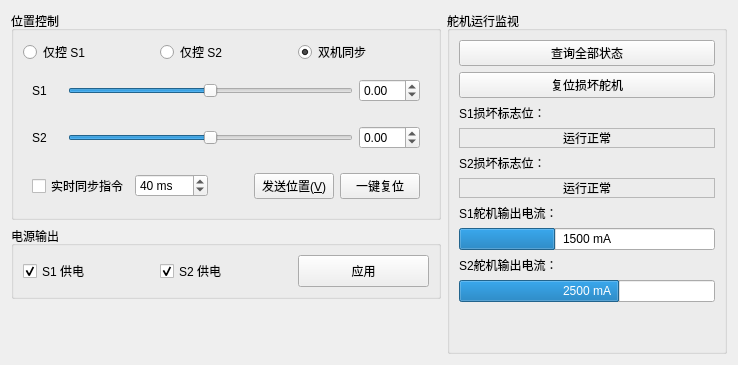
        <widget class="QWidget" name="tab_Servo">
         <attribute name="title">
          <string>舵机综合管理</string>
         </attribute>
         <layout class="QHBoxLayout" name="horizontalLayout_Servo_Main">
          <item>
           <layout class="QVBoxLayout" name="verticalLayout_Servo_Ctrl">
            <item>
             <widget class="QGroupBox" name="grp_Servo_Pos">
              <property name="title">
               <string>位置控制</string>
              </property>
              <layout class="QVBoxLayout" name="verticalLayout_SPos">
               <item>
                <layout class="QHBoxLayout" name="layout_ServoMode">
                 <item>
                  <widget class="QRadioButton" name="radio_S1_Only">
                   <property name="text">
                    <string>仅控 S1</string>
                   </property>
                   <property name="checked">
                    <bool>false</bool>
                   </property>
                  </widget>
                 </item>
                 <item>
                  <widget class="QRadioButton" name="radio_S2_Only">
                   <property name="text">
                    <string>仅控 S2</string>
                   </property>
                  </widget>
                 </item>
                 <item>
                  <widget class="QRadioButton" name="radio_Dual_Sync">
                   <property name="text">
                    <string>双机同步</string>
                   </property>
                   <property name="checked">
                    <bool>true</bool>
                   </property>
                  </widget>
                 </item>
                </layout>
               </item>
               <item>
                <widget class="QFrame" name="frame_S1">
                 <property name="frameShape">
                  <enum>QFrame::Shape::NoFrame</enum>
                 </property>
                 <layout class="QHBoxLayout" name="horizontalLayout_S1">
                  <item>
                   <widget class="QLabel" name="lbl_S1">
                    <property name="minimumSize">
                     <size>
                      <width>30</width>
                      <height>0</height>
                     </size>
                    </property>
                    <property name="text">
                     <string>S1</string>
                    </property>
                   </widget>
                  </item>
                  <item>
                   <widget class="QSlider" name="slider_S1">
                    <property name="minimum">
                     <number>-900</number>
                    </property>
                    <property name="maximum">
                     <number>900</number>
                    </property>
                    <property name="orientation">
                     <enum>Qt::Orientation::Horizontal</enum>
                    </property>
                   </widget>
                  </item>
                  <item>
                   <widget class="QDoubleSpinBox" name="spin_S1">
                    <property name="minimum">
                     <double>-90.000000000000000</double>
                    </property>
                    <property name="maximum">
                     <double>90.000000000000000</double>
                    </property>
                   </widget>
                  </item>
                 </layout>
                </widget>
               </item>
               <item>
                <widget class="QFrame" name="frame_S2">
                 <property name="frameShape">
                  <enum>QFrame::Shape::NoFrame</enum>
                 </property>
                 <layout class="QHBoxLayout" name="horizontalLayout_S2">
                  <item>
                   <widget class="QLabel" name="lbl_S2">
                    <property name="minimumSize">
                     <size>
                      <width>30</width>
                      <height>0</height>
                     </size>
                    </property>
                    <property name="text">
                     <string>S2</string>
                    </property>
                   </widget>
                  </item>
                  <item>
                   <widget class="QSlider" name="slider_S2">
                    <property name="minimum">
                     <number>-900</number>
                    </property>
                    <property name="maximum">
                     <number>900</number>
                    </property>
                    <property name="orientation">
                     <enum>Qt::Orientation::Horizontal</enum>
                    </property>
                   </widget>
                  </item>
                  <item>
                   <widget class="QDoubleSpinBox" name="spin_S2">
                    <property name="minimum">
                     <double>-90.000000000000000</double>
                    </property>
                    <property name="maximum">
                     <double>90.000000000000000</double>
                    </property>
                   </widget>
                  </item>
                 </layout>
                </widget>
               </item>
               <item>
                <widget class="QFrame" name="frame_Servo_Act">
                 <property name="frameShape">
                  <enum>QFrame::Shape::NoFrame</enum>
                 </property>
                 <layout class="QHBoxLayout" name="horizontalLayout_Servo_Act">
                  <item>
                   <widget class="QCheckBox" name="chk_Sync_Servo">
                    <property name="text">
                     <string>实时同步指令</string>
                    </property>
                   </widget>
                  </item>
                  <item>
                   <widget class="QSpinBox" name="spin_Sync_Servo_Ms">
                    <property name="suffix">
                     <string> ms</string>
                    </property>
                    <property name="minimum">
                     <number>20</number>
                    </property>
                    <property name="maximum">
                     <number>1000</number>
                    </property>
                    <property name="value">
                     <number>40</number>
                    </property>
                   </widget>
                  </item>
                  <item>
                   <spacer name="horizontalSpacer_Servo">
                    <property name="orientation">
                     <enum>Qt::Orientation::Horizontal</enum>
                    </property>
                    <property name="sizeHint" stdset="0">
                     <size>
                      <width>40</width>
                      <height>20</height>
                     </size>
                    </property>
                   </spacer>
                  </item>
                  <item>
                   <widget class="QPushButton" name="btn_SendServo">
                    <property name="text">
                     <string>发送位置(&amp;V)</string>
                    </property>
                   </widget>
                  </item>
                  <item>
                   <widget class="QPushButton" name="btn_ServoQuickReset">
                    <property name="text">
                     <string>一键复位</string>
                    </property>
                   </widget>
                  </item>
                 </layout>
                </widget>
               </item>
              </layout>
             </widget>
            </item>
            <item>
             <widget class="QGroupBox" name="grp_Servo_Power">
              <property name="title">
               <string>电源输出</string>
              </property>
              <layout class="QHBoxLayout" name="horizontalLayout_SPower">
               <item>
                <widget class="QCheckBox" name="chk_S1_Pwr">
                 <property name="text">
                  <string>S1 供电</string>
                 </property>
                 <property name="checked">
                  <bool>true</bool>
                 </property>
                </widget>
               </item>
               <item>
                <widget class="QCheckBox" name="chk_S2_Pwr">
                 <property name="text">
                  <string>S2 供电</string>
                 </property>
                 <property name="checked">
                  <bool>true</bool>
                 </property>
                </widget>
               </item>
               <item>
                <widget class="QPushButton" name="btn_SetServoPower">
                 <property name="minimumSize">
                  <size>
                   <width>0</width>
                   <height>32</height>
                  </size>
                 </property>
                 <property name="text">
                  <string>应用</string>
                 </property>
                </widget>
               </item>
              </layout>
             </widget>
            </item>
            <item>
             <spacer name="verticalSpacer_ServoLeft">
              <property name="orientation">
               <enum>Qt::Orientation::Vertical</enum>
              </property>
              <property name="sizeHint" stdset="0">
               <size>
                <width>20</width>
                <height>40</height>
               </size>
              </property>
             </spacer>
            </item>
           </layout>
          </item>
          <item>
           <widget class="QGroupBox" name="grp_Servo_Status">
            <property name="minimumSize">
             <size>
              <width>280</width>
              <height>0</height>
             </size>
            </property>
            <property name="title">
             <string>舵机运行监视</string>
            </property>
            <layout class="QVBoxLayout" name="verticalLayout_ServoStat">
             <item>
              <widget class="QPushButton" name="btn_QueryServoAll">
               <property name="text">
                <string>查询全部状态</string>
               </property>
              </widget>
             </item>
             <item>
              <widget class="QPushButton" name="btn_ResetFault_ServoStat">
               <property name="text">
                <string>复位损坏舵机</string>
               </property>
              </widget>
             </item>
             <item>
              <widget class="QLabel" name="lbl_S1_FaultFlag">
               <property name="text">
                <string>S1损坏标志位：</string>
               </property>
              </widget>
             </item>
             <item>
              <widget class="QLabel" name="lbl_S1_FaultFlag_Val">
               <property name="frameShape">
                <enum>QFrame::Shape::StyledPanel</enum>
               </property>
               <property name="frameShadow">
                <enum>QFrame::Shadow::Sunken</enum>
               </property>
               <property name="text">
                <string>运行正常</string>
               </property>
               <property name="alignment">
                <set>Qt::AlignmentFlag::AlignCenter</set>
               </property>
              </widget>
             </item>
             <item>
              <widget class="QLabel" name="lbl_S2_FaultFlag">
               <property name="text">
                <string>S2损坏标志位：</string>
               </property>
              </widget>
             </item>
             <item>
              <widget class="QLabel" name="lbl_S2_FaultFlag_Val">
               <property name="frameShape">
                <enum>QFrame::Shape::StyledPanel</enum>
               </property>
               <property name="frameShadow">
                <enum>QFrame::Shadow::Sunken</enum>
               </property>
               <property name="text">
                <string>运行正常</string>
               </property>
               <property name="alignment">
                <set>Qt::AlignmentFlag::AlignCenter</set>
               </property>
              </widget>
             </item>
             <item>
              <widget class="QLabel" name="lbl_S1_Curr">
               <property name="text">
                <string>S1舵机输出电流：</string>
               </property>
              </widget>
             </item>
             <item>
              <widget class="QProgressBar" name="bar_S1_Curr">
               <property name="maximum">
                <number>4000</number>
               </property>
               <property name="value">
                <number>1500</number>
               </property>
               <property name="format">
                <string>%v mA</string>
               </property>
              </widget>
             </item>
             <item>
              <widget class="QLabel" name="lbl_S2_Curr">
               <property name="text">
                <string>S2舵机输出电流：</string>
               </property>
              </widget>
             </item>
             <item>
              <widget class="QProgressBar" name="bar_S2_Curr">
               <property name="maximum">
                <number>4000</number>
               </property>
               <property name="value">
                <number>2500</number>
               </property>
               <property name="format">
                <string>%v mA</string>
               </property>
              </widget>
             </item>
             <item>
              <spacer name="verticalSpacer_ServoRight">
               <property name="orientation">
                <enum>Qt::Orientation::Vertical</enum>
               </property>
               <property name="sizeHint" stdset="0">
                <size>
                 <width>20</width>
                 <height>40</height>
                </size>
               </property>
              </spacer>
             </item>
            </layout>
           </widget>
          </item>
         </layout>
        </widget>
